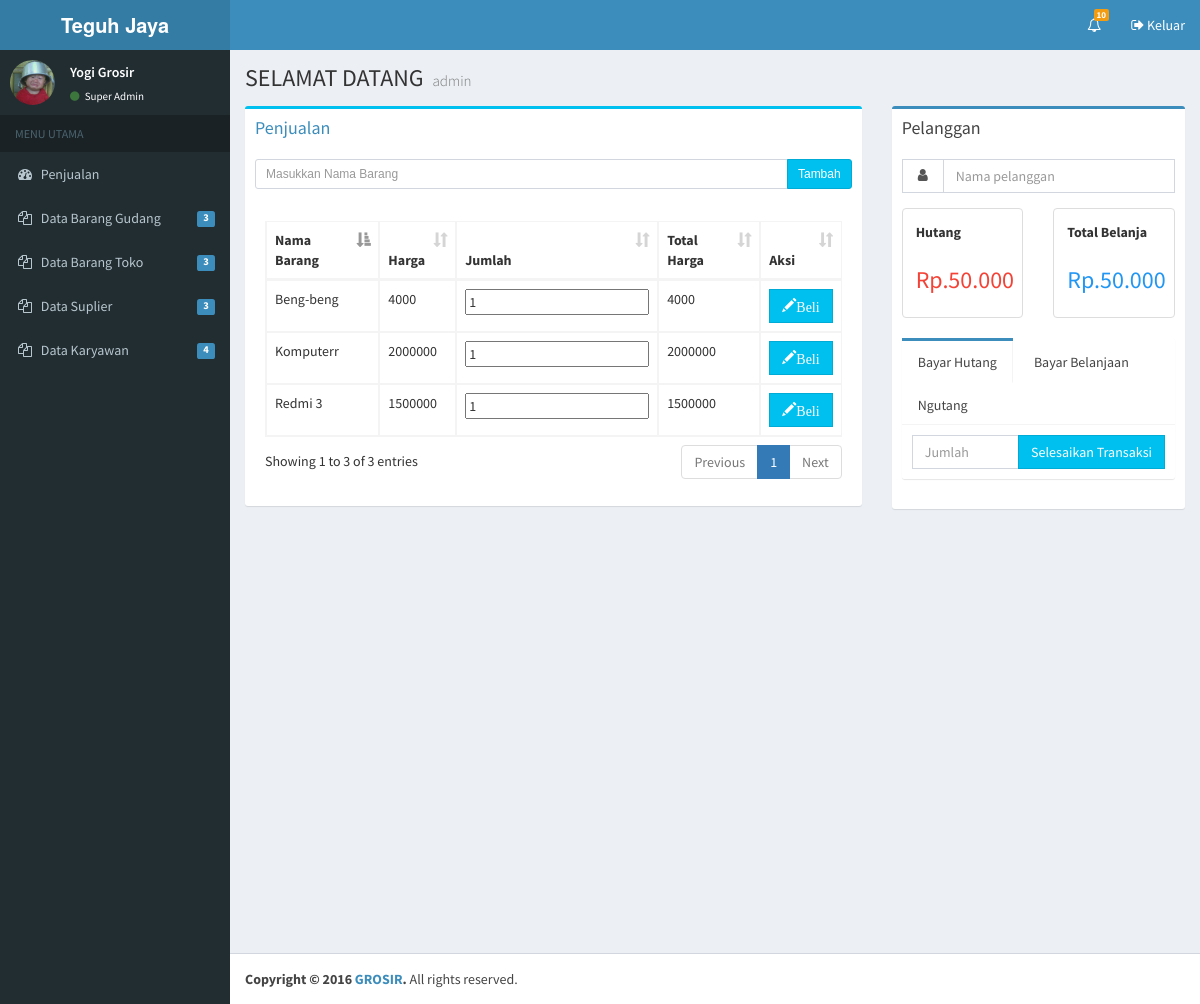
The app's page /penjualan.php (signed in) with its own data.
### tables this page shows
CREATE TABLE `stok_toko` (
  `id_toko` int(11) NOT NULL,
  `id_gudang` int(11) NOT NULL,
  `jenis_toko` text NOT NULL,
  `suplier_toko` text NOT NULL,
  `modal_toko` int(11) NOT NULL,
  `harga_atas_toko` int(11) NOT NULL,
  `harga_bawah_toko` int(11) NOT NULL,
  `jumlah_toko` int(11) NOT NULL,
  `sisa_toko` int(11) NOT NULL,
  `tanggal_masuktoko` date NOT NULL
);

CREATE TABLE `barang` (
  `id_gudang` int(11) NOT NULL,
  `nama` text NOT NULL,
  `jenis` text NOT NULL,
  `suplier` text NOT NULL,
  `modal` int(11) NOT NULL,
  `harga_atas` int(11) NOT NULL,
  `harga_bawah` int(11) NOT NULL,
  `jumlah` int(11) NOT NULL,
  `sisa` int(11) NOT NULL,
  `tangal_masuk` date NOT NULL
);

### penjualan.php (the view, shortened to what this page needs)
<?php include "header.php";?>
            <?php
              include "koneksi.php";
            ?>
  <div class="content-wrapper">
    <section class="content-header">
      <h1>
        SELAMAT DATANG
        <small>admin</small>
      </h1>
    </section>
    <section class="content">
<div class="row">
        <div class="col-md-8">
          <div class="box box-info">
            <div class="box-header">
              <h3 class="box-title"><a href="keranjang.php">Penjualan</a></h3>
            </div>
            <div class="box-body">
               <form action="" method="post">
                <div class="form-group">
              <div class="ui-widget">
                 <div class="input-group input-group-sm">
                    <input type= "text" id="nama_barang" class="form-control" placeholder="Masukkan Nama Barang"  >
                    <span class="input-group-btn">
                      <button type="submit" class="btn btn-info btn-flat" name="tambah">Tambah</button>
                    </span>
                 </div>
                 </div>
              </div>
              </form>
               <div class="box-body">
              <table id="example2" class="table table-bordered table-hover">
                <thead>
                <tr>
                  <th>Nama Barang</th>
                  <th>Harga</th>
                  <th>Jumlah</th>
                  <th>Total Harga</th>
				  <th>Aksi</th>
                </tr>
                </thead>
                <tbody>
				<?php
				if(isset($_POST['tambah'])){
                 $id =$_POST['getID'];
                 $cek="SELECT * FROM stok_toko, barang where barang.id_gudang=stok_toko.id_gudang and stok_toko.id_gudang = '".$id."'";
               $k=mysqli_query($koneksi,$cek);
              }
			  else{
				$cek="SELECT * FROM stok_toko, barang where stok_toko.id_gudang=barang.id_gudang";
				  $k=mysqli_query($koneksi,$cek);
					}
				  while($data=mysqli_fetch_array($k)){
     $nama=$data['nama'];
     $harga_atas = $data['harga_atas_toko'];
     $jumlah = 1;
     $totalHarga = $jumlah* $harga_atas;
	 ?>
                <tr>
                  <td><?php echo $nama; ?></td>
                  <td><?php echo $harga_atas; ?></td>
                  <td><input type="text" name="qty" value="<?php echo $jumlah; ?>"></td>
                  <td> <?php echo $totalHarga; ?></td>
				  <td>
				 <a class="btn btn-info btn-flat" href="beli.php?id=<?php echo $data['id_toko'];?>"> <span class="glyphicon glyphicon-pencil">Beli</span></a></td>
                </tr>
			  <?php } ?>
                </tbody>
              </table>
            </div>
            </div>
          </div>
        </div>
        <div class="col-md-4">
          <div class="box box-primary">
            <div class="box-header">
              <h3 class="box-title">Pelanggan</h3>
            </div>
            <div class="box-body">
              <div class="form-group">
                <div class="input-group date">
                  <div class="input-group-addon">
                    <i class="fa fa-user"></i>
                  </div>
                  <input type="text" class="form-control pull-right" id="" placeholder="Nama pelanggan">
                </div>
              </div>
       <div class="row justify">
  <div class="col-sm-7 col-md-6">
    <div class="thumbnail">
      <div class="caption">
        <label>Hutang</label>
        <h3 class="justify"><font color="#F44336">Rp.50.000</font></h3>
      </div>
    </div>
  </div>
  <div class="col-sm-7 col-md-6">
    <div class="thumbnail">
      <div class="caption">
        <label>Total Belanja</label>
         <h3 class="justify"><font color="#2196F3">Rp.50.000</font></h3>
      </div>
    </div>
  </div>
</div>
          <div class="nav-tabs-custom">
            <ul class="nav nav-tabs">
              <li class="active"><a href="#tab_1" data-toggle="tab">Bayar Hutang</a></li>
              <li><a href="#tab_2" data-toggle="tab">Bayar Belanjaan</a></li>
              <li><a href="#tab_3" data-toggle="tab">Ngutang</a></li>
            </ul>
            <div class="tab-content">
              <div class="tab-pane active" id="tab_1">
             <div class="input-group input-group-normal">
                    <input type= "text" id="nama_barang" class="form-control" placeholder="Jumlah"  >
                    <span class="input-group-btn">
                      <button type="submit" class="btn btn-info btn-flat" name="tambah">Selesaikan Transaksi</button>
                    </span>
                 </div>
              </div>
            </div>
        </div>
      </div>
          </div>
        </div>
      </div>
    </section>
  </div>
<?php include "footer.php";?>

### records on screen
stok_toko: id_gudang.nama "Komputerr", harga_atas_toko "2000000", qty "1"
stok_toko: id_gudang.nama "Redmi 3", harga_atas_toko "1500000", qty "1"
stok_toko: id_gudang.nama "Beng-beng", harga_atas_toko "4000", qty "1"

### other values on screen
$_SESSION['nama'] "Yogi Grosir"
$_SESSION['level'] "Super Admin"
